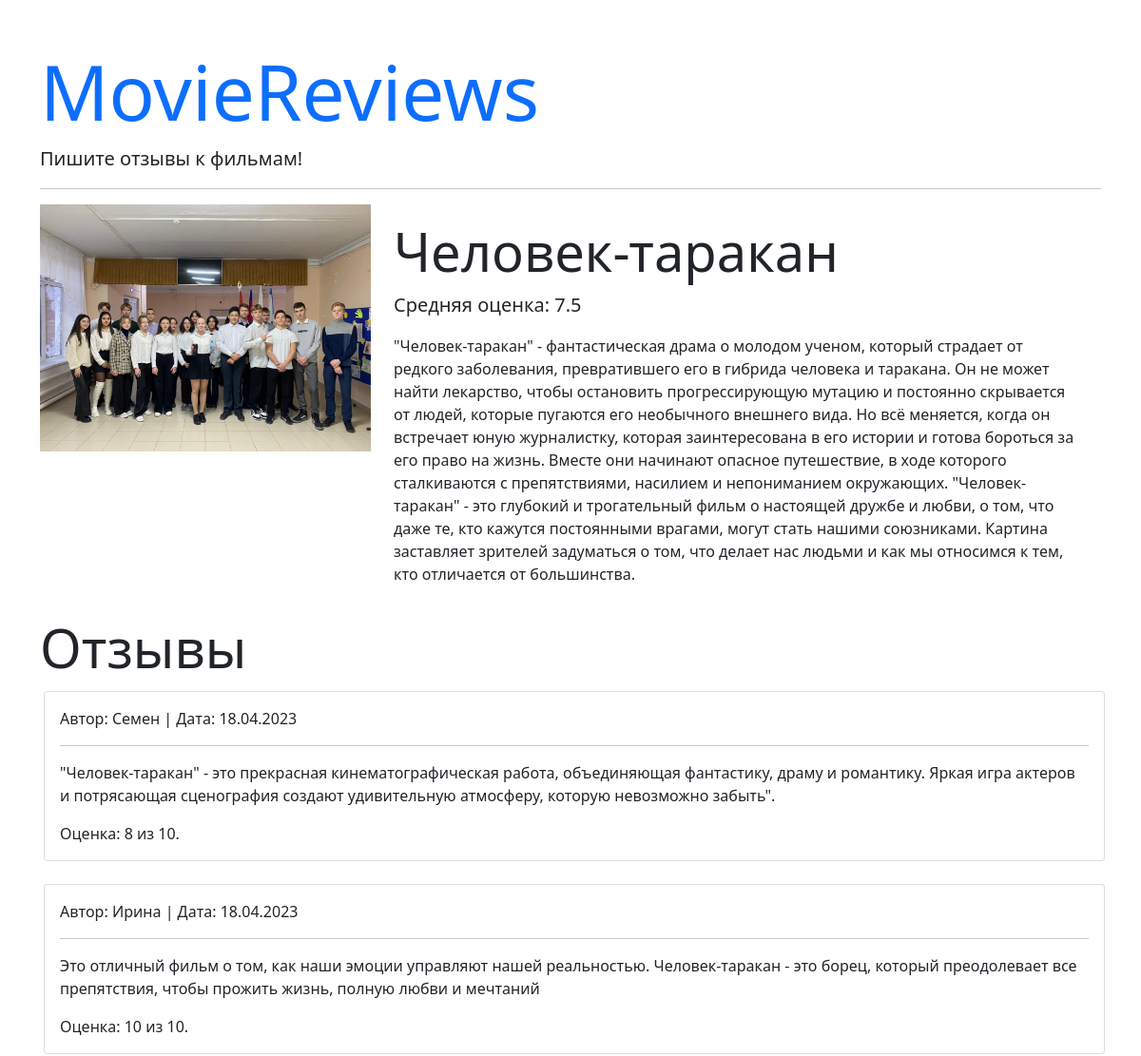
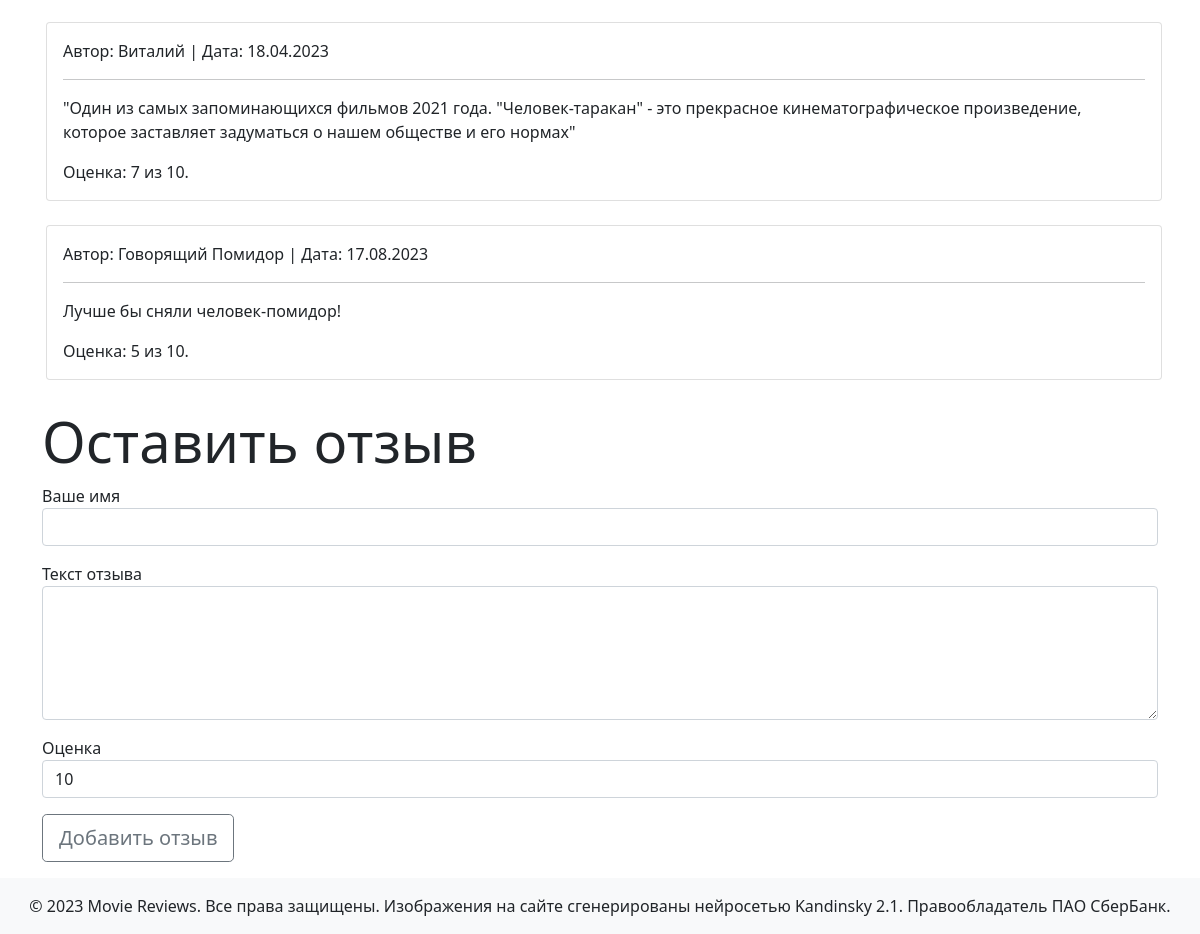
Page /movie/3 on the committed database (2 pictures, top to bottom).
### models.py (models this page shows)
class Movie(db.Model):
    id = db.Column(db.Integer, primary_key=True)
    title = db.Column(db.String(255), nullable=False)
    description = db.Column(db.Text, nullable=False)
    image = db.Column(db.String(255), nullable=False)
    reviews = db.relationship('Review', back_populates='movie')

class Review(db.Model):
    id = db.Column(db.Integer, primary_key=True)
    name = db.Column(db.String(255), nullable=False)
    text = db.Column(db.Text, nullable=False)
    created_date = db.Column(db.DateTime, default=datetime.now())
    score = db.Column(db.Integer, nullable=False)
    movie_id = db.Column(db.Integer, db.ForeignKey('movie.id', ondelete="CASCADE"))
    movie = db.relationship('Movie', back_populates='reviews')

### views.py (the view, shortened to what this page needs)
@app.route('/movie/<int:id>', methods=['GET', 'POST'])
def movie(id):
    movie = Movie.query.get(id)
    if movie.reviews:
        avg_score = round(sum(review.score for review in movie.reviews) / len(movie.reviews), 2)
    else:
        avg_score = 0
    form = ReviewForm(score=10)
    return render_template('movie.html', movie=movie, avg_score=avg_score, form=form)

### forms.py
class ReviewForm(FlaskForm):
    name = StringField('Ваше имя', validators=[DataRequired(message="Поле не должно быть пустым")])
    text = TextAreaField('Текст отзыва', validators=[DataRequired(message="Поле не должно быть пустым")])
    score = SelectField('Оценка', choices=[(i, i) for i in range(1, 11)])
    submit = SubmitField('Добавить отзыв')

### templates/movie.html
{% extends 'base.html' %}
{% block content %}
  <div class="row mb-3">
    <div class="col-md-4">
      {% if movie.image %}
        <img class="img-fluid" src="{{ url_for('static', filename='images/' + movie.image) }}">
      {% endif %}
    </div>
    <div class="col-md-8">
      <h1 class="mt-3 display-4">{{ movie.title }}</h1>
      {% if avg_score %}
        <p class="lead">Средняя оценка: {{ avg_score }}</p>
      {% endif %}
      <p>{{ movie.description }}</p>
    </div>
  </div>
  <h1 class="display-4">Отзывы</h1>
  <div class="m-1">
    {% for review in movie.reviews %}
      <div class="card mb-4">
        <div class="card-body">
          <p class="card-text">Автор: {{ review.name }} | Дата: {{ review.created_date.strftime('%d.%m.%Y') }}</p>
          <hr>
          <p class="card-text font-italic">{{ review.text }}</p>
          <p class="card-text font-italic">Оценка: {{ review.score }} из 10.</p>
        </div>
      </div>
    {% else %}
      <p>Отзывов еще нет, но вы можете оставить первый!</p>
    {% endfor %}
  </div>
  <h1 class="display-4">Оставить отзыв</h1>
  {% include 'add_review.html' %}
{% endblock content %}

### templates/base.html (shortened to what this page needs)
<!DOCTYPE html>
<html lang="ru">
  <head>
    <link href="https://cdn.jsdelivr.net/npm/bootstrap@5.0.2/dist/css/bootstrap.min.css" rel="stylesheet">
  </head>
  <body>
    <div class="container">
      <h1 class="mt-5 display-1"><a href="{{ url_for('index') }}" class="text-decoration-none">MovieReviews</a></h1>
      <p class="lead">Пишите отзывы к фильмам!</p>
      <hr>
      <div class="row">
        {% block content %}
        {% endblock %}
      </div>
    </div>
    <footer id="footer" class="bg-light text-center py-3">
      &copy; 2023 Movie Reviews. Все права защищены. Изображения на сайте сгенерированы нейросетью Kandinsky 2.1. Правообладатель ПАО СберБанк.
    </footer>
  </body>
</html>

### templates/add_review.html (shortened to what this page needs)
<form method="POST" action="" novalidate>
  <div class="mb-3">
    <label>
      {{ form.name.label }}
    </label>
    {{ form.name(class="form-control") }}
  </div>
  <div class="mb-3">
    <label>
      {{ form.text.label }}
    </label>
    {{ form.text(class="form-control", rows="5") }}
  </div>
  <div class="mb-3">
    <label>
      {{ form.score.label }}
    </label>
    {{ form.score(class="form-control") }}
  </div>
  <div class="mb-3">
    {{ form.submit(class="btn btn-lg btn-outline-secondary") }}
  </div>
</form>

### rows in the picture
Movie: image (picture), title "Человек-таракан", description "\"Человек-таракан\" - фантастическая драма о молодом ученом, который страдает от редкого заболевания, превратившего его в гибрида человека и таракана. Он не может найти лекарство, чтобы остановить прогрессирующую мутацию и постоянно скрывается от людей, которые пугаются его необычного внешнего вида. Но всё меняется, когда он встречает юную журналистку, которая заинтересована в его истории и готова бороться за его право на жизнь. Вместе они начинают опасное путешествие, в ходе которого сталкиваются с препятствиями, насилием и непониманием окружающих. \"Человек-таракан\" - это глубокий и трогательный фильм о настоящей дружбе и любви, о том, что даже те, кто кажутся постоянными врагами, могут…"
Review: name "Семен", created_date "18.04.2023", text "\"Человек-таракан\" - это прекрасная кинематографическая работа, объединяющая фантастику, драму и романтику. Яркая игра актеров и потрясающая сценография создают удивительную атмосферу, которую невозможно забыть\".", score "8"
Review: name "Ирина", created_date "18.04.2023", text "Это отличный фильм о том, как наши эмоции управляют нашей реальностью. Человек-таракан - это борец, который преодолевает все препятствия, чтобы прожить жизнь, полную любви и мечтаний", score "10"
Review: name "Виталий", created_date "18.04.2023", text "\"Один из самых запоминающихся фильмов 2021 года. \"Человек-таракан\" - это прекрасное кинематографическое произведение, которое заставляет задуматься о нашем обществе и его нормах\"", score "7"
Review: name "Говорящий Помидор", created_date "17.08.2023", text "Лучше бы сняли человек-помидор!", score "5"

### other values in the picture
{{ avg_score }} "7.5"
